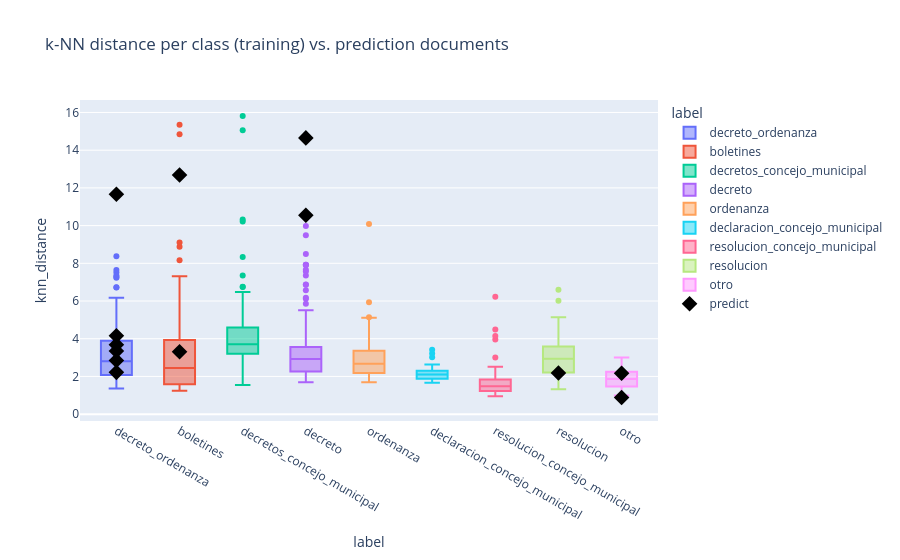

Here is the notebook cell this chart was saved with:
### Markdown cell above
### 2. Per-class box plot -- cluster heterogeneity

One box per training class for `knn_distance`, prediction documents overlaid as diamonds positioned at their *predicted* class. A wide box (e.g. a broad catch-all class) visually explains why Mahalanobis's shared-covariance assumption breaks down for that class -- see the k-NN detection note in README.md.

### Code cell
fig_box = px.box(
    train_rows,
    x="label",
    y="knn_distance",
    color="label",
    points="outliers",
    title="k-NN distance per class (training) vs. prediction documents",
)
fig_box.add_scatter(
    x=predict_rows["label"],
    y=predict_rows["knn_distance"],
    mode="markers",
    marker={"color": "black", "size": 12, "symbol": "diamond"},
    name="predict",
    text=predict_rows["filename"],
)
fig_box.show()

### Figure 1 — Plotly figure (JSON) as saved in the notebook; plotly's stock layout.template omitted (floating-point values rounded to 4 significant figures; data arrays with more than 128 entries replaced by an {"elided": "..."} marker saying what was removed)
{"data": [{"alignmentgroup": "True", "boxpoints": "outliers", "hovertemplate": "label=%{x}<br>knn_distance=%{y}<extra></extra>", "legendgroup": "decreto_ordenanza", "marker": {"color": "#636efa"}, "name": "decreto_ordenanza", "notched": false, "offsetgroup": "decreto_ordenanza", "orientation": "v", "showlegend": true, "type": "box", "x": {"elided": "210 str values"}, "x0": " ", "xaxis": "x", "y": {"elided": "210 float values"}, "y0": " ", "yaxis": "y"}, {"alignmentgroup": "True", "boxpoints": "outliers", "hovertemplate": "label=%{x}<br>knn_distance=%{y}<extra></extra>", "legendgroup": "boletines", "marker": {"color": "#EF553B"}, "name": "boletines", "notched": false, "offsetgroup": "boletines", "orientation": "v", "showlegend": true, "type": "box", "x": {"elided": "210 str values"}, "x0": " ", "xaxis": "x", "y": {"elided": "210 float values"}, "y0": " ", "yaxis": "y"}, {"alignmentgroup": "True", "boxpoints": "outliers", "hovertemplate": "label=%{x}<br>knn_distance=%{y}<extra></extra>", "legendgroup": "decretos_concejo_municipal", "marker": {"color": "#00cc96"}, "name": "decretos_concejo_municipal", "notched": false, "offsetgroup": "decretos_concejo_municipal", "orientation": "v", "showlegend": true, "type": "box", "x": {"elided": "210 str values"}, "x0": " ", "xaxis": "x", "y": {"elided": "210 float values"}, "y0": " ", "yaxis": "y"}, {"alignmentgroup": "True", "boxpoints": "outliers", "hovertemplate": "label=%{x}<br>knn_distance=%{y}<extra></extra>", "legendgroup": "decreto", "marker": {"color": "#ab63fa"}, "name": "decreto", "notched": false, "offsetgroup": "decreto", "orientation": "v", "showlegend": true, "type": "box", "x": {"elided": "210 str values"}, "x0": " ", "xaxis": "x", "y": {"elided": "210 float values"}, "y0": " ", "yaxis": "y"}, {"alignmentgroup": "True", "boxpoints": "outliers", "hovertemplate": "label=%{x}<br>knn_distance=%{y}<extra></extra>", "legendgroup": "ordenanza", "marker": {"color": "#FFA15A"}, "name": "ordenanza", "notched": false, "offsetgroup": "ordenanza", "orientation": "v", "showlegend": true, "type": "box", "x": {"elided": "210 str values"}, "x0": " ", "xaxis": "x", "y": {"elided": "210 float values"}, "y0": " ", "yaxis": "y"}, {"alignmentgroup": "True", "boxpoints": "outliers", "hovertemplate": "label=%{x}<br>knn_distance=%{y}<extra></extra>", "legendgroup": "declaracion_concejo_municipal", "marker": {"color": "#19d3f3"}, "name": "declaracion_concejo_municipal", "notched": false, "offsetgroup": "declaracion_concejo_municipal", "orientation": "v", "showlegend": true, "type": "box", "x": ["declaracion_concejo_municipal", "declaracion_concejo_municipal", "declaracion_concejo_municipal", "declaracion_concejo_municipal", "declaracion_concejo_municipal", "declaracion_concejo_municipal", "declaracion_concejo_municipal", "declaracion_concejo_municipal", "declaracion_concejo_municipal", "declaracion_concejo_municipal", "declaracion_concejo_municipal", "declaracion_concejo_municipal", "declaracion_concejo_municipal", "declaracion_concejo_municipal", "declaracion_concejo_municipal", "declaracion_concejo_municipal", "declaracion_concejo_municipal", "declaracion_concejo_municipal", "declaracion_concejo_municipal", "declaracion_concejo_municipal", "declaracion_concejo_municipal", "declaracion_concejo_municipal", "declaracion_concejo_municipal", "declaracion_concejo_municipal", "declaracion_concejo_municipal", "declaracion_concejo_municipal"], "x0": " ", "xaxis": "x", "y": [2.634, 1.662, 1.867, 3.012, 2.146, 1.919, 2.246, 1.976, 2.243, 2.267, 1.871, 1.851, 2.495, 2.059, 3.42, 2.112, 1.852, 2.295, 2.044, 1.947, 2.592, 1.771, 1.764, 2.159, 2.09, 3.22], "y0": " ", "yaxis": "y"}, {"alignmentgroup": "True", "boxpoints": "outliers", "hovertemplate": "label=%{x}<br>knn_distance=%{y}<extra></extra>", "legendgroup": "resolucion_concejo_municipal", "marker": {"color": "#FF6692"}, "name": "resolucion_concejo_municipal", "notched": false, "offsetgroup": "resolucion_concejo_municipal", "orientation": "v", "showlegend": true, "type": "box", "x": ["resolucion_concejo_municipal", "resolucion_concejo_municipal", "resolucion_concejo_municipal", "resolucion_concejo_municipal", "resolucion_concejo_municipal", "resolucion_concejo_municipal", "resolucion_concejo_municipal", "resolucion_concejo_municipal", "resolucion_concejo_municipal", "resolucion_concejo_municipal", "resolucion_concejo_municipal", "resolucion_concejo_municipal", "resolucion_concejo_municipal", "resolucion_concejo_municipal", "resolucion_concejo_municipal", "resolucion_concejo_municipal", "resolucion_concejo_municipal", "resolucion_concejo_municipal", "resolucion_concejo_municipal", "resolucion_concejo_municipal", "resolucion_concejo_municipal", "resolucion_concejo_municipal", "resolucion_concejo_municipal", "resolucion_concejo_municipal", "resolucion_concejo_municipal", "resolucion_concejo_municipal", "resolucion_concejo_municipal", "resolucion_concejo_municipal", "resolucion_concejo_municipal", "resolucion_concejo_municipal", "resolucion_concejo_municipal", "resolucion_concejo_municipal", "resolucion_concejo_municipal", "resolucion_concejo_municipal", "resolucion_concejo_municipal", "resolucion_concejo_municipal", "resolucion_concejo_municipal", "resolucion_concejo_municipal", "resolucion_concejo_municipal", "resolucion_concejo_municipal", "resolucion_concejo_municipal", "resolucion_concejo_municipal", "resolucion_concejo_municipal", "resolucion_concejo_municipal", "resolucion_concejo_municipal", "resolucion_concejo_municipal", "resolucion_concejo_municipal", "resolucion_concejo_municipal", "resolucion_concejo_municipal", "resolucion_concejo_municipal", "resolucion_concejo_municipal", "resolucion_concejo_municipal", "resolucion_concejo_municipal", "resolucion_concejo_municipal", "resolucion_concejo_municipal", "resolucion_concejo_municipal", "resolucion_concejo_municipal", "resolucion_concejo_municipal", "resolucion_concejo_municipal", "resolucion_concejo_municipal", "resolucion_concejo_municipal", "resolucion_concejo_municipal", "resolucion_concejo_municipal", "resolucion_concejo_municipal", "resolucion_concejo_municipal", "resolucion_concejo_municipal", "resolucion_concejo_municipal", "resolucion_concejo_municipal", "resolucion_concejo_municipal", "resolucion_concejo_municipal", "resolucion_concejo_municipal", "resolucion_concejo_municipal", "resolucion_concejo_municipal", "resolucion_concejo_municipal", "resolucion_concejo_municipal", "resolucion_concejo_municipal", "resolucion_concejo_municipal", "resolucion_concejo_municipal", "resolucion_concejo_municipal", "resolucion_concejo_municipal", "resolucion_concejo_municipal", "resolucion_concejo_municipal", "resolucion_concejo_municipal", "resolucion_concejo_municipal", "resolucion_concejo_municipal", "resolucion_concejo_municipal", "resolucion_concejo_municipal", "resolucion_concejo_municipal", "resolucion_concejo_municipal", "resolucion_concejo_municipal", "resolucion_concejo_municipal", "resolucion_concejo_municipal", "resolucion_concejo_municipal", "resolucion_concejo_municipal", "resolucion_concejo_municipal", "resolucion_concejo_municipal", "resolucion_concejo_municipal", "resolucion_concejo_municipal", "resolucion_concejo_municipal", "resolucion_concejo_municipal", "resolucion_concejo_municipal", "resolucion_concejo_municipal", "resolucion_concejo_municipal", "resolucion_concejo_municipal", "resolucion_concejo_municipal", "resolucion_concejo_municipal", "resolucion_concejo_municipal", "resolucion_concejo_municipal", "resolucion_concejo_municipal", "resolucion_concejo_municipal", "resolucion_concejo_municipal", "resolucion_concejo_municipal", "resolucion_concejo_municipal", "resolucion_concejo_municipal", "resolucion_concejo_municipal", "resolucion_concejo_municipal", "resolucion_concejo_municipal"], "x0": " ", "xaxis": "x", "y": [1.273, 2.076, 1.312, 1.344, 0.9817, 1.498, 1.267, 1.044, 1.66, 2.999, 1.814, 1.572, 1.27, 1.154, 1.298, 1.801, 1.741, 0.9554, 1.75, 2.034, 1.353, 1.092, 2.437, 1.953, 1.999, 1.153, 1.758, 0.9625, 2.155, 1.37, 1.838, 1.8, 1.275, 0.9677, 1.576, 1.191, 6.221, 1.36, 1.458, 1.652, 1.084, 1.115, 2.289, 1.473, 1.335, 1.417, 1.264, 1.294, 1.358, 1.432, 1.352, 1.165, 0.9946, 1.625, 1.651, 2.507, 1.36, 1.185, 1.51, 1.138, 1.239, 1.479, 4.489, 1.502, 1.852, 1.972, 1.049, 1.299, 1.848, 1.55, 1.991, 1.124, 1.769, 1.01, 1.392, 3.964, 1.372, 2.144, 1.564, 0.9886, 2.172, 2.506, 1.425, 1.662, 1.812, 1.07, 2.034, 1.492, 1.288, 2.436, 1.607, 1.023, 1.621, 1.263, 2.092, 1.49, 1.065, 2.162, 4.15, 0.9749, 1.995, 2.415, 1.103, 1.236, 1.633, 2.266, 1.376, 1.17, 1.182, 1.099, 1.047, 1.267, 1.795, 2.035, 1.226, 1.477, 1.886], "y0": " ", "yaxis": "y"}, {"alignmentgroup": "True", "boxpoints": "outliers", "hovertemplate": "label=%{x}<br>knn_distance=%{y}<extra></extra>", "legendgroup": "resolucion", "marker": {"color": "#B6E880"}, "name": "resolucion", "notched": false, "offsetgroup": "resolucion", "orientation": "v", "showlegend": true, "type": "box", "x": ["resolucion", "resolucion", "resolucion", "resolucion", "resolucion", "resolucion", "resolucion", "resolucion", "resolucion", "resolucion", "resolucion", "resolucion", "resolucion", "resolucion", "resolucion", "resolucion", "resolucion", "resolucion", "resolucion", "resolucion", "resolucion", "resolucion", "resolucion", "resolucion", "resolucion", "resolucion", "resolucion", "resolucion", "resolucion", "resolucion", "resolucion", "resolucion", "resolucion", "resolucion", "resolucion", "resolucion", "resolucion", "resolucion", "resolucion", "resolucion", "resolucion", "resolucion", "resolucion", "resolucion", "resolucion", "resolucion", "resolucion", "resolucion", "resolucion", "resolucion", "resolucion", "resolucion", "resolucion", "resolucion", "resolucion", "resolucion", "resolucion", "resolucion", "resolucion", "resolucion", "resolucion", "resolucion", "resolucion", "resolucion", "resolucion", "resolucion", "resolucion", "resolucion", "resolucion", "resolucion", "resolucion", "resolucion", "resolucion", "resolucion", "resolucion", "resolucion", "resolucion", "resolucion", "resolucion", "resolucion", "resolucion", "resolucion", "resolucion", "resolucion", "resolucion", "resolucion", "resolucion", "resolucion", "resolucion", "resolucion", "resolucion", "resolucion", "resolucion", "resolucion", "resolucion", "resolucion", "resolucion", "resolucion", "resolucion", "resolucion", "resolucion", "resolucion", "resolucion", "resolucion", "resolucion", "resolucion", "resolucion", "resolucion", "resolucion", "resolucion", "resolucion", "resolucion", "resolucion", "resolucion", "resolucion", "resolucion", "resolucion", "resolucion", "resolucion"], "x0": " ", "xaxis": "x", "y": [1.738, 3.11, 3.969, 2.824, 2.077, 3.609, 5.134, 2.887, 2.596, 2.017, 2.581, 2.826, 4.469, 3.859, 1.601, 1.8, 1.692, 2.931, 2.204, 2.094, 2.093, 3.803, 2.205, 2.399, 2.664, 6.015, 2.592, 3.728, 1.485, 3.187, 3.415, 3.008, 3.161, 2.94, 3.484, 3.745, 2.885, 2.143, 3.281, 2.466, 2.692, 1.322, 3.827, 1.88, 4.566, 4.14, 4.036, 1.734, 2.027, 3.947, 3.593, 3.764, 1.962, 3.039, 2.862, 1.95, 1.586, 3.244, 4.035, 3.174, 1.773, 6.6, 3.52, 1.342, 4.51, 1.969, 2.741, 4.004, 2.703, 2.312, 2.143, 1.433, 4.264, 3.838, 2.726, 3.094, 1.722, 2.25, 2.717, 2.679, 4.337, 2.114, 2.312, 2.942, 3.485, 4.597, 4.29, 3.572, 3.905, 1.853, 3.783, 3.082, 2.754, 3.775, 2.961, 3.495, 1.649, 3.95, 2.728, 2.516, 3.062, 2.324, 3.056, 1.345, 2.758, 3.235, 2.749, 1.808, 2.535, 3.301, 3.099, 2.955, 1.738, 2.344, 3.005, 3.471, 2.979, 3.051, 3.951], "y0": " ", "yaxis": "y"}, {"alignmentgroup": "True", "boxpoints": "outliers", "hovertemplate": "label=%{x}<br>knn_distance=%{y}<extra></extra>", "legendgroup": "otro", "marker": {"color": "#FF97FF"}, "name": "otro", "notched": false, "offsetgroup": "otro", "orientation": "v", "showlegend": true, "type": "box", "x": ["otro", "otro", "otro", "otro", "otro", "otro", "otro", "otro", "otro", "otro", "otro", "otro", "otro", "otro", "otro", "otro", "otro", "otro", "otro", "otro", "otro", "otro", "otro", "otro", "otro", "otro", "otro", "otro", "otro", "otro", "otro", "otro"], "x0": " ", "xaxis": "x", "y": [1.781, 1.781, 2.26, 1.911, 1.763, 1.834, 1.264, 2.841, 1.177, 2.314, 1.036, 2.061, 1.113, 1.548, 1.534, 2.41, 0.9928, 1.01, 2.74, 2.192, 1.733, 1.886, 2.236, 3.004, 1.941, 2.792, 1.704, 1.389, 1.909, 2.31, 1.067, 1.9], "y0": " ", "yaxis": "y"}, {"marker": {"color": "black", "size": 12, "symbol": "diamond"}, "mode": "markers", "name": "predict", "text": ["A7063.pdf", "boletin_46_2005_doc_34162.pdf", "boletin_87_2006_doc_43168.pdf", "decreto_ordenanza_3413_1983.pdf", "decreto_ordenanza_3436_1983.pdf", "decreto_ordenanza_3515_1983.pdf", "decreto_ordenanza_3542_1983.pdf", "document_predict_1.pdf", "document_predict_2.pdf", "document_predict_3.pdf", "document_predict_4.pdf", "document_predict_5.pdf", "document_predict_6.pdf"], "type": "scatter", "x": ["otro", "decreto", "boletines", "decreto_ordenanza", "decreto_ordenanza", "decreto_ordenanza", "decreto_ordenanza", "resolucion", "decreto_ordenanza", "decreto", "otro", "boletines", "decreto_ordenanza"], "y": [2.166, 14.65, 3.31, 4.162, 3.678, 2.844, 2.217, 2.18, 11.66, 10.55, 0.8852, 12.68, 3.348]}], "layout": {"boxmode": "overlay", "legend": {"title": {"text": "label"}, "tracegroupgap": 0}, "title": {"text": "k-NN distance per class (training) vs. prediction documents"}, "xaxis": {"anchor": "y", "categoryarray": ["decreto_ordenanza", "boletines", "decretos_concejo_municipal", "decreto", "ordenanza", "declaracion_concejo_municipal", "resolucion_concejo_municipal", "resolucion", "otro"], "categoryorder": "array", "domain": [0, 1], "title": {"text": "label"}}, "yaxis": {"anchor": "x", "domain": [0, 1], "title": {"text": "knn_distance"}}}}
